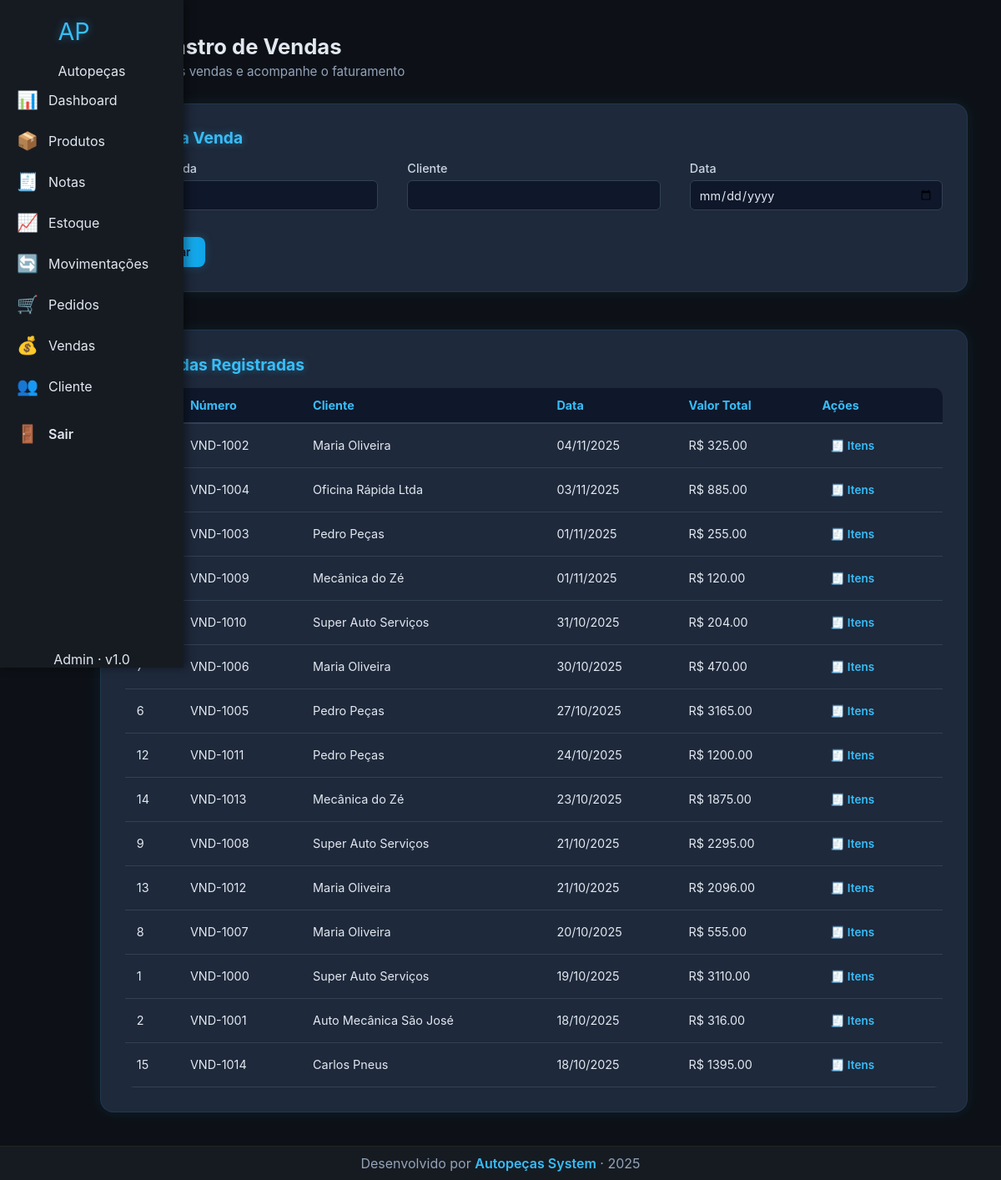
Screenshot of /vendas (signed in) with the database file from the repository.
### models.py (models this page shows, shortened)
class Venda(db.Model):
    id = db.Column(db.Integer, primary_key=True)
    numero = db.Column(db.String(20), nullable=False)
    cliente = db.Column(db.String(100), nullable=False)
    data = db.Column(db.Date, nullable=False)
    valor_total = db.Column(db.Float, default=0.0)
    nota_id = db.Column(db.Integer, db.ForeignKey("nota.id"), nullable=True)
    itens = db.relationship("ItemVenda", backref="venda", lazy=True)

### app.py (the view, shortened to what this page needs)
@app.route("/vendas", methods=["GET", "POST"])
@login_required
def vendas():
    lista = Venda.query.order_by(Venda.data.desc()).all()
    return render_template("pages/vendas/vendas.html", vendas=lista)

### app.py (called while the page is built)
@app.context_processor
def inject_globals():
    return {
        "current_year": datetime.now().year,
        "user": session.get("user"),
    }

def login_required(f):
    @wraps(f)
    def decorated(*args, **kwargs):
        if "user" not in session:
            return redirect(url_for("login"))
        return f(*args, **kwargs)
    return decorated

### templates/pages/vendas/vendas.html (shortened to what this page needs)
{% extends 'base.html' %}
{% set css = 'forms.css' %}
{% block content %}
<section class="page-header">
  <h1>💰 Cadastro de Vendas</h1>
  <p class="muted">Gerencie suas vendas e acompanhe o faturamento</p>
</section>
<div class="grid-container">
  <div class="card">
    <h2>🧾 Nova Venda</h2>
    <form method="POST" class="form-grid">
      <div class="form-group">
        <label>Nº da Venda</label>
        <input type="text" name="numero" required>
      </div>
      <div class="form-group">
        <label>Cliente</label>
        <input type="text" name="cliente" required>
      </div>
      <div class="form-group">
        <label>Data</label>
        <input type="date" name="data" required>
      </div>
      <div class="form-actions">
        <button type="submit" class="btn-primary">💾 Salvar</button>
      </div>
    </form>
  </div>
  <div class="card">
    <h2>📋 Vendas Registradas</h2>
    <table class="data-table">
      <thead>
        <tr>
          <th>ID</th>
          <th>Número</th>
          <th>Cliente</th>
          <th>Data</th>
          <th>Valor Total</th>
          <th>Ações</th>
        </tr>
      </thead>
      <tbody>
        {% for v in vendas %}
        <tr>
          <td>{{ v.id }}</td>
          <td>{{ v.numero }}</td>
          <td>{{ v.cliente }}</td>
          <td>{{ v.data.strftime('%d/%m/%Y') }}</td>
          <td>R$ {{ "%.2f"|format(v.valor_total) }}</td>
          <td>
            <a href="{{ url_for('itens_venda', venda_id=v.id) }}" class="btn-action edit">🧾 Itens</a>
          </td>
        </tr>
        {% endfor %}
      </tbody>
    </table>
  </div>
</div>
{% endblock %}

### static/css/style.css (style rules this page uses)
:root { --bg: #0d1117; --sidebar: #161b22; --card: #1e2632; --primary: #38bdf8; --text: #e2e8f0; --muted: #94a3b8; --glow: 0 0 10px rgba(56, 189, 248, 0.4); --radius: 12px; }
* { box-sizing: border-box; margin: 0; padding: 0; font-family: "Inter", sans-serif; }
body { background-color: var(--bg); color: var(--text); display: flex; flex-direction: column; min-height: 100vh; }
h2 { margin-bottom: 25px; font-size: 1.8rem; text-shadow: var(--glow); }

### static/css/forms.css (style rules this page uses)
.page-header { margin-bottom: 1.8rem; }
.page-header h1 { font-size: 1.6rem; color: #e2e8f0; margin-bottom: 0.3rem; }
.page-header .muted { color: #94a3b8; font-size: 0.95rem; }
.grid-container { display: flex; flex-direction: column; gap: 2.8rem; }
.card { background: #1e293b; padding: 1.8rem; border-radius: 16px; border: 1px solid rgba(56, 189, 248, 0.1); box-shadow: 0 0 18px rgba(56, 189, 248, 0.08); transition: transform 0.2s ease, box-shadow 0.3s ease; }
.card h2 { margin-bottom: 1rem; color: #38bdf8; font-size: 1.2rem; }
.form-grid { display: grid; grid-template-columns: repeat(auto-fit, minmax(240px, 1fr)); gap: 1.5rem 2.2rem; align-items: end; }
.form-group { display: flex; flex-direction: column; }
.form-group label { margin-bottom: 6px; color: #cbd5e1; font-size: 0.9rem; font-weight: 500; }
.form-group input, .form-group select { height: 36px; padding: 6px 10px; border-radius: 6px; border: 1px solid #334155; background: #0f172a; color: #e2e8f0; font-size: 0.9rem; transition: all 0.2s ease; }
.btn-primary { background: linear-gradient(90deg, #38bdf8, #0ea5e9); color: #0f172a; padding: 10px 18px; border: none; border-radius: 8px; font-weight: 600; cursor: pointer; transition: all 0.3s ease; box-shadow: 0 0 12px rgba(56, 189, 248, 0.2); margin-top: 8px; }
.data-table, .modern-table { width: 100%; border-collapse: collapse; color: #e2e8f0; font-size: 0.9rem; border-radius: 10px; overflow: hidden; }
.data-table th, .modern-table th { background: #0f172a; color: #38bdf8; text-align: left; padding: 12px 14px; border-bottom: 2px solid #334155; }
.data-table td, .modern-table td { padding: 12px 14px; border-bottom: 1px solid #334155; }
.btn-action { display: inline-block; padding: 6px 10px; border-radius: 6px; font-weight: 600; font-size: 0.85rem; text-decoration: none; transition: all 0.2s ease; margin-right: 6px; }
.btn-action.edit { color: #38bdf8; }
td .btn-action { display: inline-flex; align-items: center; gap: 4px; }

### rows the page displays
Venda: numero "VND-1002", cliente "Maria Oliveira", data "04/11/2025", valor_total "325.00"
Venda: numero "VND-1004", cliente "Oficina Rápida Ltda", data "03/11/2025", valor_total "885.00"
Venda: numero "VND-1003", cliente "Pedro Peças", data "01/11/2025", valor_total "255.00"
Venda: numero "VND-1009", cliente "Mecânica do Zé", data "01/11/2025", valor_total "120.00"
Venda: numero "VND-1010", cliente "Super Auto Serviços", data "31/10/2025", valor_total "204.00"
Venda: numero "VND-1006", cliente "Maria Oliveira", data "30/10/2025", valor_total "470.00"
Venda: id "6", numero "VND-1005", cliente "Pedro Peças", data "27/10/2025", valor_total "3165.00"
Venda: id "12", numero "VND-1011", cliente "Pedro Peças", data "24/10/2025", valor_total "1200.00"
Venda: id "14", numero "VND-1013", cliente "Mecânica do Zé", data "23/10/2025", valor_total "1875.00"
Venda: id "9", numero "VND-1008", cliente "Super Auto Serviços", data "21/10/2025", valor_total "2295.00"
Venda: id "13", numero "VND-1012", cliente "Maria Oliveira", data "21/10/2025", valor_total "2096.00"
Venda: id "8", numero "VND-1007", cliente "Maria Oliveira", data "20/10/2025", valor_total "555.00"
Venda: id "1", numero "VND-1000", cliente "Super Auto Serviços", data "19/10/2025", valor_total "3110.00"
Venda: id "2", numero "VND-1001", cliente "Auto Mecânica São José", data "18/10/2025", valor_total "316.00"
Venda: id "15", numero "VND-1014", cliente "Carlos Pneus", data "18/10/2025", valor_total "1395.00"
